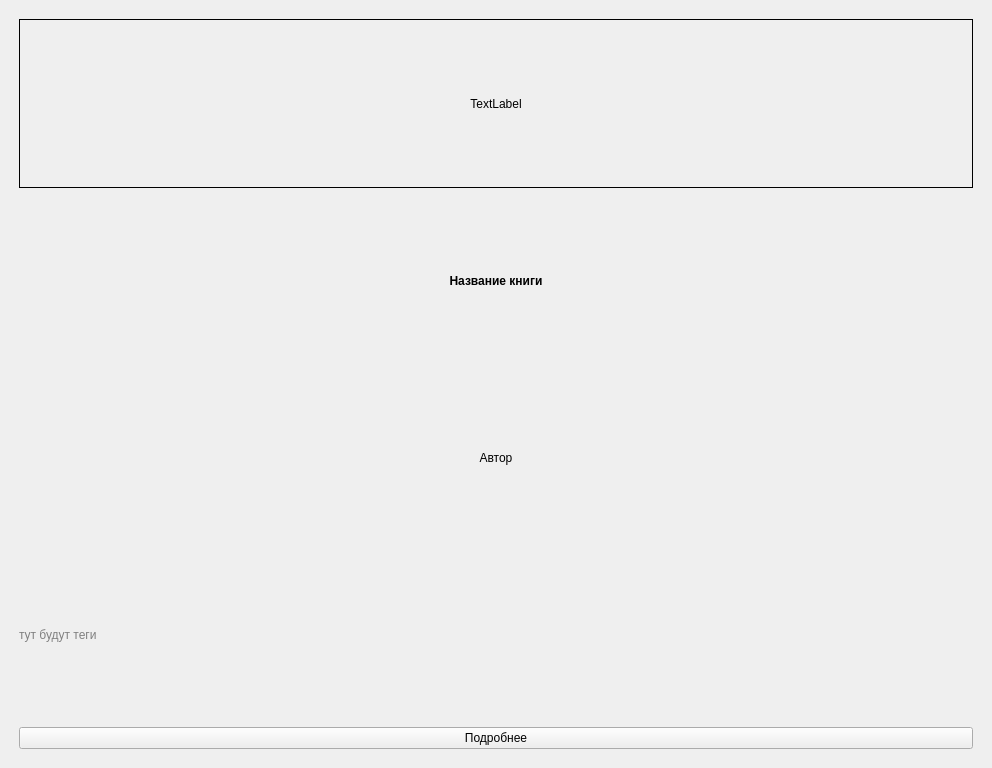
<?xml version="1.0" encoding="UTF-8"?>
<ui version="4.0">
 <class>Frame</class>
 <widget class="QFrame" name="Frame">
  <property name="geometry">
   <rect>
    <x>0</x>
    <y>0</y>
    <width>992</width>
    <height>768</height>
   </rect>
  </property>
  <property name="windowTitle">
   <string>Frame</string>
  </property>
  <layout class="QVBoxLayout" name="verticalLayout">
   <item>
    <layout class="QVBoxLayout" name="layoutCard_12">
     <property name="spacing">
      <number>8</number>
     </property>
     <property name="leftMargin">
      <number>8</number>
     </property>
     <property name="topMargin">
      <number>8</number>
     </property>
     <property name="rightMargin">
      <number>8</number>
     </property>
     <property name="bottomMargin">
      <number>8</number>
     </property>
     <item>
      <widget class="QLabel" name="lblCover_12">
       <property name="minimumSize">
        <size>
         <width>0</width>
         <height>80</height>
        </size>
       </property>
       <property name="frameShape">
        <enum>QFrame::Box</enum>
       </property>
       <property name="text">
        <string>TextLabel</string>
       </property>
       <property name="alignment">
        <set>Qt::AlignCenter</set>
       </property>
      </widget>
     </item>
     <item>
      <widget class="QLabel" name="lblTitle_12">
       <property name="font">
        <font>
         <weight>75</weight>
         <bold>true</bold>
        </font>
       </property>
       <property name="text">
        <string>Название книги</string>
       </property>
       <property name="alignment">
        <set>Qt::AlignCenter</set>
       </property>
       <property name="wordWrap">
        <bool>true</bool>
       </property>
      </widget>
     </item>
     <item>
      <widget class="QLabel" name="lblAuthor_12">
       <property name="text">
        <string>Автор</string>
       </property>
       <property name="alignment">
        <set>Qt::AlignCenter</set>
       </property>
      </widget>
     </item>
     <item>
      <widget class="QLabel" name="lblTags_12">
       <property name="styleSheet">
        <string notr="true">color:gray;</string>
       </property>
       <property name="text">
        <string>тут будут теги</string>
       </property>
       <property name="wordWrap">
        <bool>true</bool>
       </property>
      </widget>
     </item>
     <item>
      <widget class="QPushButton" name="btnOpen_12">
       <property name="minimumSize">
        <size>
         <width>100</width>
         <height>0</height>
        </size>
       </property>
       <property name="text">
        <string>Подробнее</string>
       </property>
      </widget>
     </item>
    </layout>
   </item>
  </layout>
 </widget>
 <resources/>
 <connections/>
</ui>
